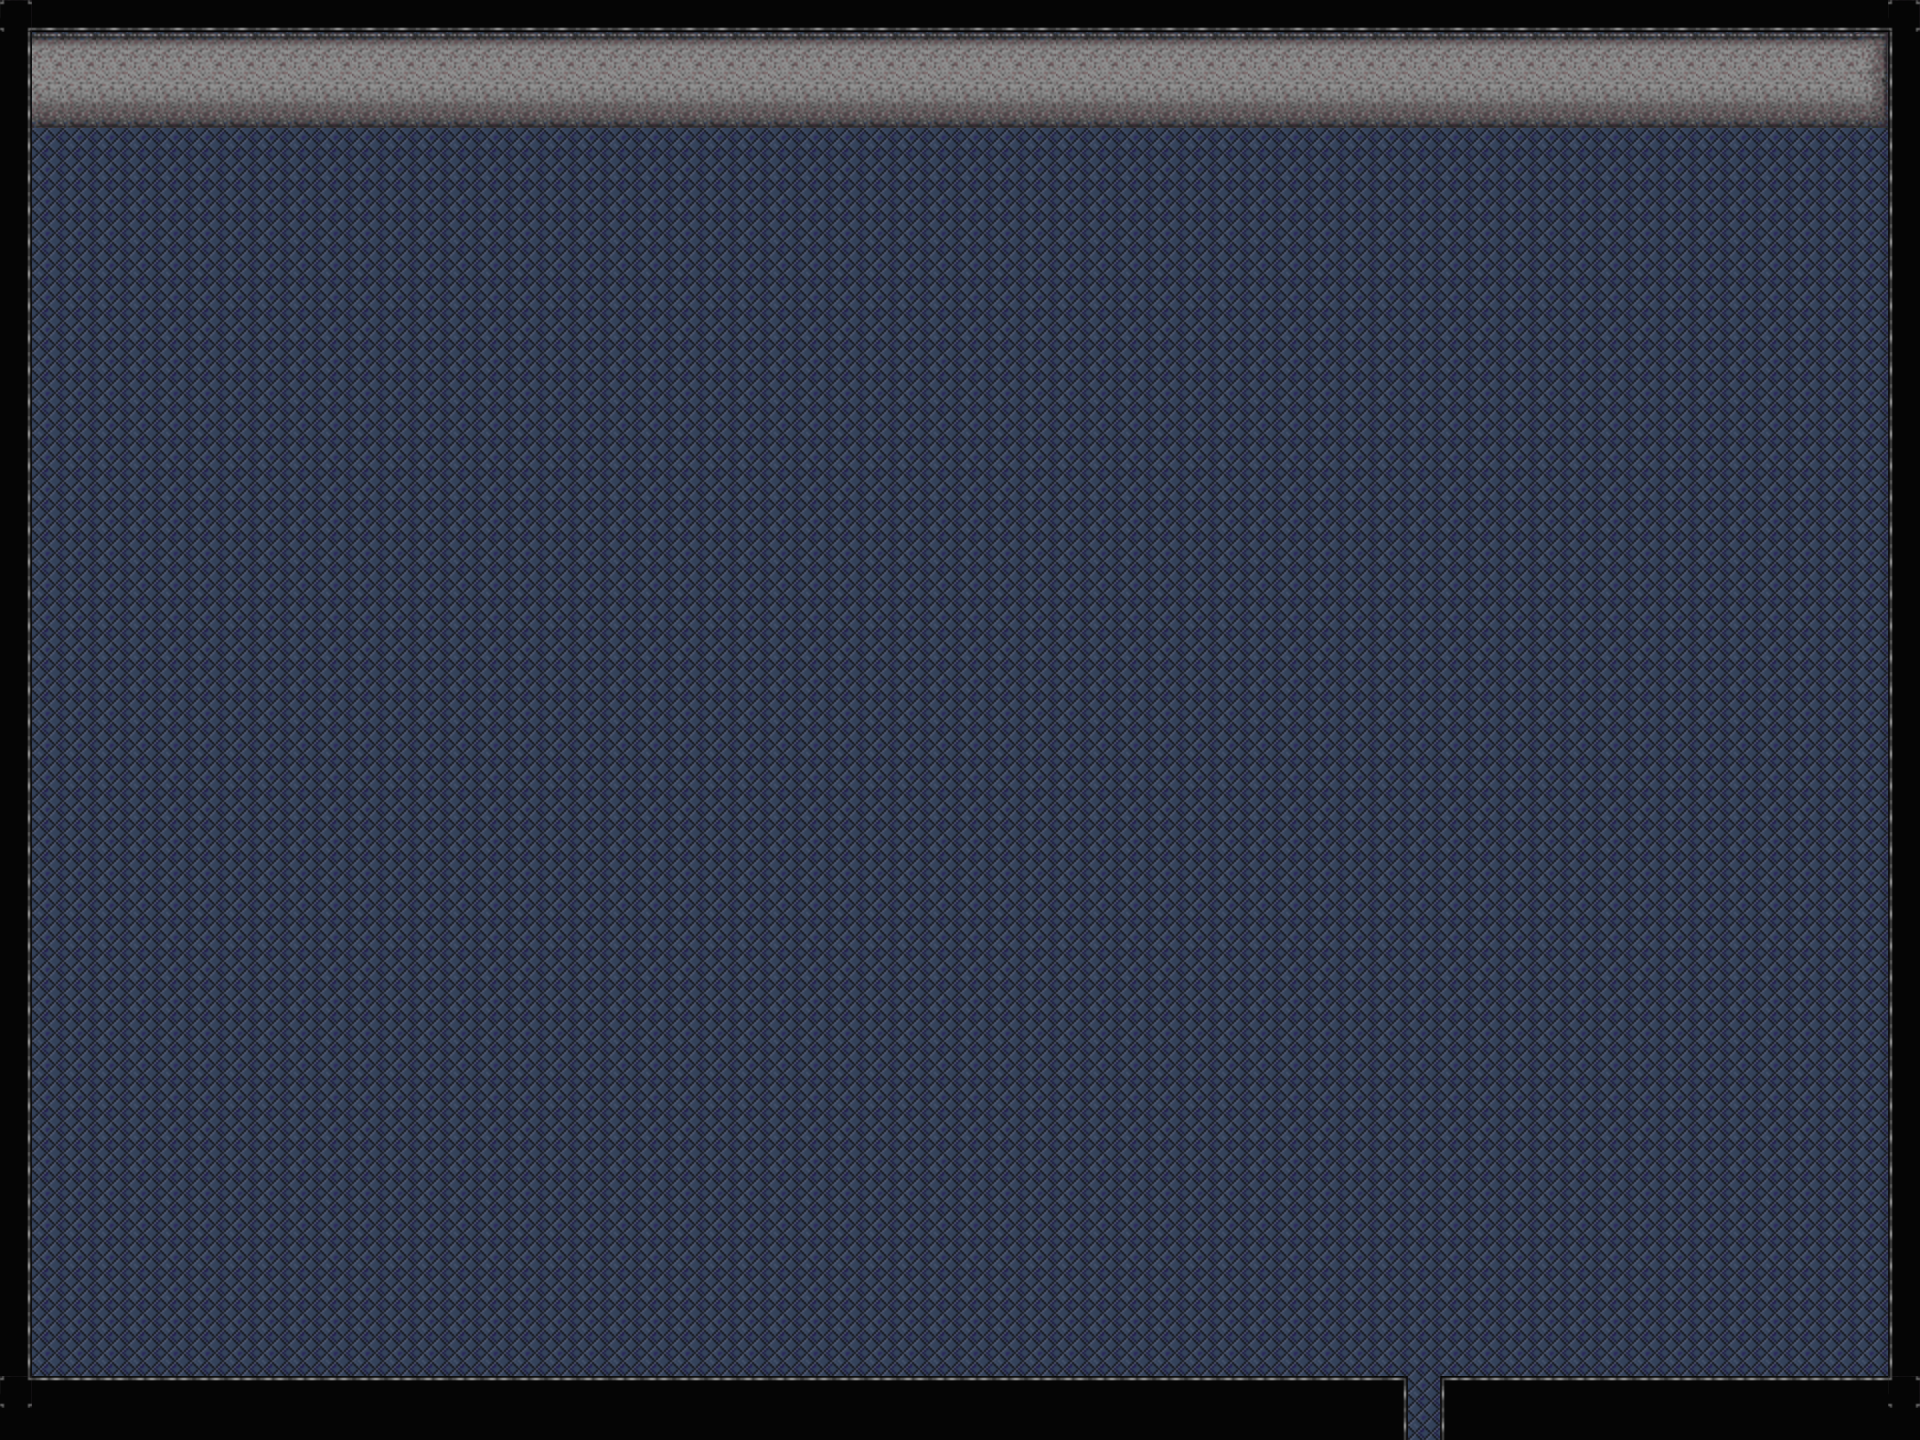

A level layout from a 2D game, rendered from its tile map. Below: a short description, then the map file with tile-grid data replaced by summaries:
An orthogonal 60x45 tile map with 32x32 px tiles, 2 tile layers (background1, foreground1) and 14 objects.

<map version="1.0" orientation="orthogonal" renderorder="right-down" width="60" height="45" tilewidth="32" tileheight="32" nextobjectid="15">
 <tileset firstgid="1" name="GrittyFutureInside01" tilewidth="32" tileheight="32">
  <image source="../images/GrittyFutureInside01.png" width="960" height="512" />
 </tileset>
 <layer name="background1" width="60" height="45">
  <data>[2700 cells, 2700 non-empty, 7 distinct tile ids]</data>
 </layer>
 <objectgroup name="objectlayer">
  <object id="1" x="30" y="1375" width="666" height="65" />
  <object id="2" x="697" y="1376" width="510" height="66" />
  <object id="3" x="1211" y="1379" width="193" height="61" />
  <object id="4" x="1444" y="1379" width="445" height="95" />
  <object id="5" x="1891" y="983" width="26" height="389" />
  <object id="6" x="1889" y="721" width="38" height="265" />
  <object id="7" x="1891" y="415" width="30" height="286" />
  <object id="8" x="1890" y="8" width="34" height="650" />
  <object id="9" x="1669" y="92" width="215" height="32" />
  <object id="10" x="0" y="90" width="215" height="32" />
  <object id="11" x="910" y="93" height="32" />
  <object id="12" x="321" y="93" height="32" />
  <object id="13" x="29" y="94" height="32" />
  <object id="14" x="0" y="128" height="1249" />
 </objectgroup>
 <layer name="foreground1" width="60" height="45">
  <data>[2700 cells, 262 non-empty, 8 distinct tile ids]</data>
 </layer>
</map>